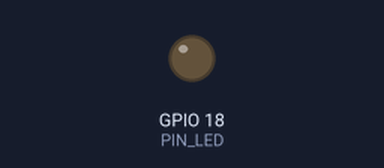
This program was run on a simulated Raspberry Pi (BCM pin numbers). Shown: output pins drawn as LEDs (lit = HIGH).

Above: at 0.15 s.
At 32.61 s:
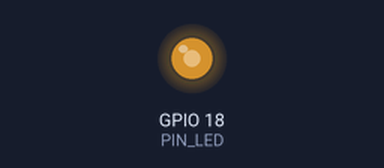
Timing chart, 0 to 32.5 s (numbered marks = the images above):
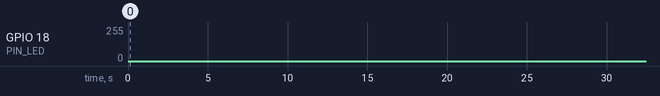

The program:

pwm_wpi_hw.py
```python
# Notice!! Run with sudo
import wiringpi as wpi
PIN_LED = 18

wpi.wiringPiSetupGpio()
wpi.pinMode(PIN_LED, wpi.PWM_OUTPUT)

while True:
	for i in range(0, 1024):
		wpi.pwmWrite(PIN_LED, i)
		wpi.delay(1)
	for i in range(1024, -1, -1):
		wpi.pwmWrite(PIN_LED, i)
		wpi.delay(1)
```
